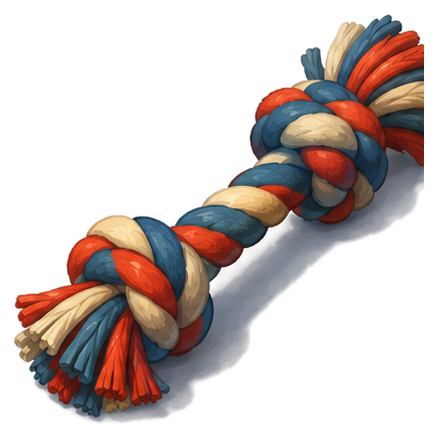
#> input picture unity/CheddarAndCocoa/Assets/Art/Resources/ArenaFinal/Props/Mission/rope_tug.png, 436 x 437 px
$ python generate_rope_complete_variant.py
#> lines starting #> are read from the running program, lines starting #| are printed output that depends on the picture
#!/usr/bin/env python3
"""Derive a visually distinct "rope complete" sprite from the exported rope_tug sprite.

`export_arena_final.py`'s EXPORTS table crops rope_tug.png and rope_complete.png from the
identical box on the source sheet (there is only one rope illustration on props.png), so the
two files were byte-identical: BackyardRescueArtEnhancer swaps the rope overlay to
RopeComplete on tug clear, but the prop looked exactly the same before and after the payoff
(docs/ARENA-PLAYABLE.md "Final polish still needed: rope tug/complete source poses").

Run this after export_arena_final.py (it reads that script's rope_tug.png output). It does not
touch the source sheet or the crop box; it only re-derives the complete variant with a golden
success tint and a couple of sparkle accents, matching the existing success/gold VFX language
(e.g. BackyardRescueArtEnhancer's TugTogether pop color).
"""

from __future__ import annotations

from pathlib import Path

from PIL import Image, ImageDraw, ImageEnhance

ROOT = Path(__file__).resolve().parents[2]
PROP_DIR = ROOT / "unity/CheddarAndCocoa/Assets/Art/Resources/ArenaFinal/Props/Mission"
SOURCE = PROP_DIR / "rope_tug.png"
OUTPUT = PROP_DIR / "rope_complete.png"

GOLD_TINT = (255, 214, 89)


def sparkle(draw: ImageDraw.ImageDraw, cx: int, cy: int, size: int) -> None:
    """A small 4-point sparkle, matching the success/celebration accents used elsewhere."""
    draw.polygon(
        [(cx, cy - size), (cx + size // 3, cy - size // 3), (cx + size, cy),
         (cx + size // 3, cy + size // 3), (cx, cy + size), (cx - size // 3, cy + size // 3),
         (cx - size, cy), (cx - size // 3, cy - size // 3)],
        fill=(255, 246, 214, 235),
    )


def main() -> None:
    with Image.open(SOURCE) as opened:
#> opened is the input picture: PIL image 436x437 RGBA; mean R, G, B, A 55.3, 44.2, 41.3, 101.1
        rope = opened.convert("RGBA")

    alpha = rope.getchannel("A")
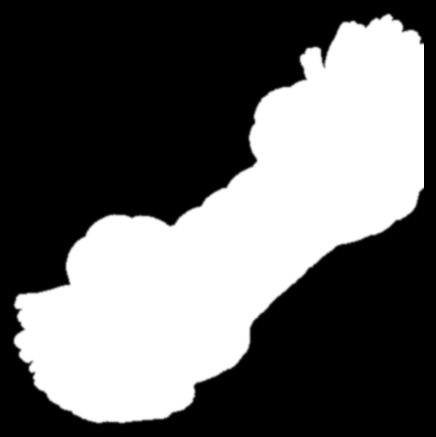
#> alpha: PIL image 436x437 L; min 0, max 255, mean 101.1
    tinted = ImageEnhance.Color(rope.convert("RGB")).enhance(1.35)
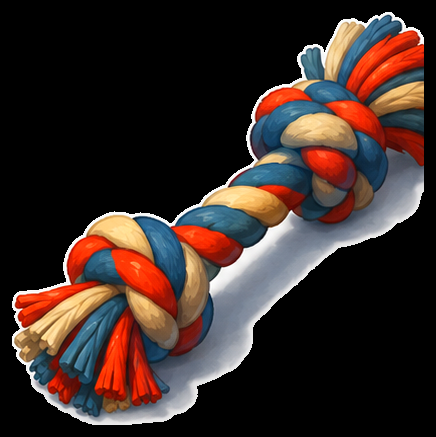
#> tinted: PIL image 436x437 RGB; mean R, G, B 57.6, 43, 39.1
    tinted = ImageEnhance.Brightness(tinted).enhance(1.12)
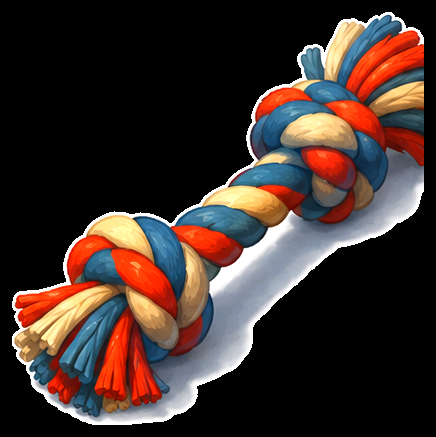
#> tinted: PIL image 436x437 RGB; mean R, G, B 62.5, 47.6, 43.2
    gold = Image.new("RGB", rope.size, GOLD_TINT)
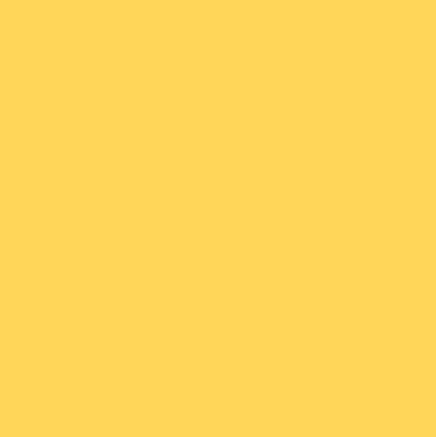
#> gold: PIL image 436x437 RGB; mean R, G, B 255, 214, 89
    warmed = Image.blend(tinted, gold, 0.22)
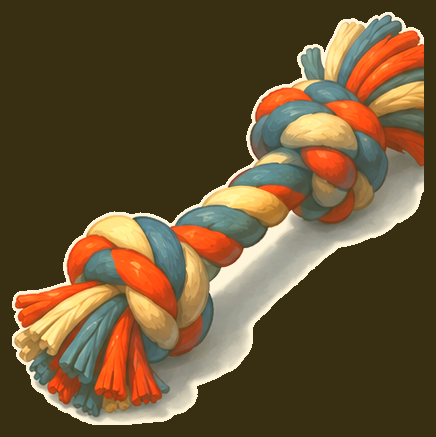
#> warmed: PIL image 436x437 RGB; mean R, G, B 104.6, 84, 52.8
    warmed = warmed.convert("RGBA")
#> warmed: PIL image 436x437 RGBA
    warmed.putalpha(alpha)
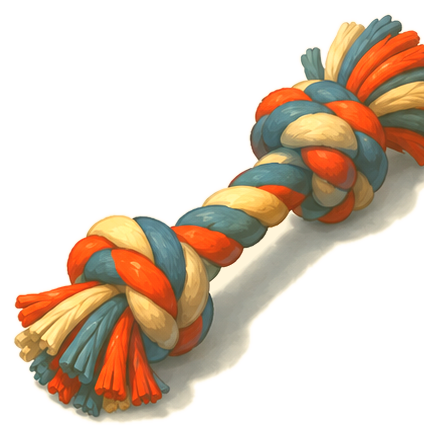
#> warmed: PIL image 436x437 RGBA; mean R, G, B, A 104.6, 84, 52.8, 101.1; transparent parts drawn white

    draw = ImageDraw.Draw(warmed)
    width, height = warmed.size
#> width = 436; height = 437
    sparkle(draw, round(width * 0.14), round(height * 0.16), 20)
    sparkle(draw, round(width * 0.86), round(height * 0.22), 15)
    sparkle(draw, round(width * 0.78), round(height * 0.82), 17)

    warmed.save(OUTPUT, optimize=True)
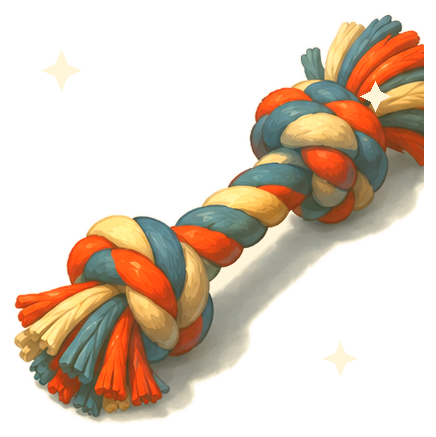
#> saved as rope_complete.png: PIL image 436x437 RGBA; mean R, G, B, A 105.7, 85.1, 53.9, 102.2; transparent parts drawn white
    print(f"Wrote {OUTPUT.relative_to(ROOT)}")


if __name__ == "__main__":
    main()

$ run again, with unity/CheddarAndCocoa/Assets/Art/Resources/ArenaFinal/Props/Mission/dog_bowl.png copied over unity/CheddarAndCocoa/Assets/Art/Resources/ArenaFinal/Props/Mission/rope_tug.png
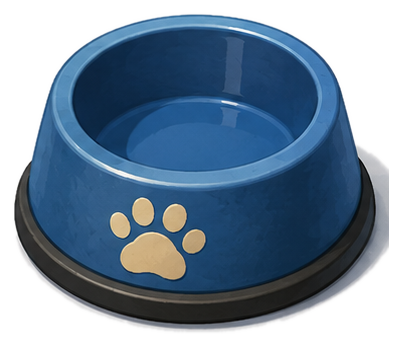
#> input picture unity/CheddarAndCocoa/Assets/Art/Resources/ArenaFinal/Props/Mission/dog_bowl.png, 401 x 346 px
#> in main, opened is the input picture: PIL image 401x346 RGBA; mean R, G, B, A 42.7, 62.8, 82.4, 173.1
#> in main, `tinted = ImageEnhance.Brightness(tinted).enhance(1.12)`:
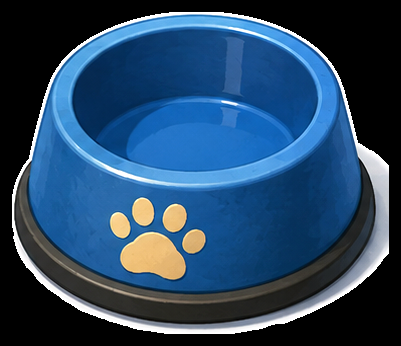
#> tinted: PIL image 401x346 RGB; mean R, G, B 40.4, 70.9, 100.4
#> in main, `warmed.save(OUTPUT, optimize=True)`:
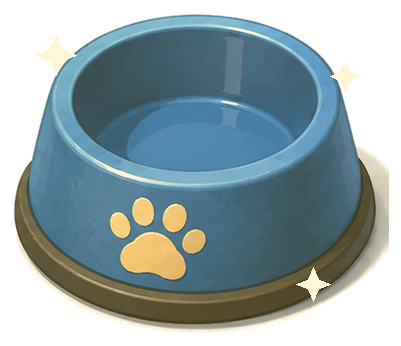
#> saved as rope_complete.png: PIL image 401x346 RGBA; mean R, G, B, A 88.7, 103.5, 98.8, 174.4; transparent parts drawn white

$ run again, with unity/CheddarAndCocoa/Assets/Art/Resources/ArenaFinal/Props/Mission/weenie_collectible.png copied over unity/CheddarAndCocoa/Assets/Art/Resources/ArenaFinal/Props/Mission/rope_tug.png
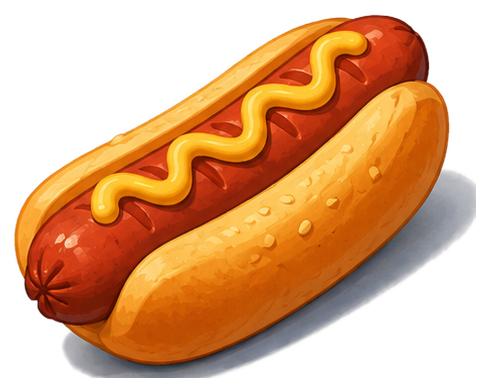
#> input picture unity/CheddarAndCocoa/Assets/Art/Resources/ArenaFinal/Props/Mission/weenie_collectible.png, 488 x 390 px
#> in main, opened is the input picture: PIL image 488x390 RGBA; mean R, G, B, A 119.7, 70.2, 30.9, 149.9
#> in main, `tinted = ImageEnhance.Brightness(tinted).enhance(1.12)`:
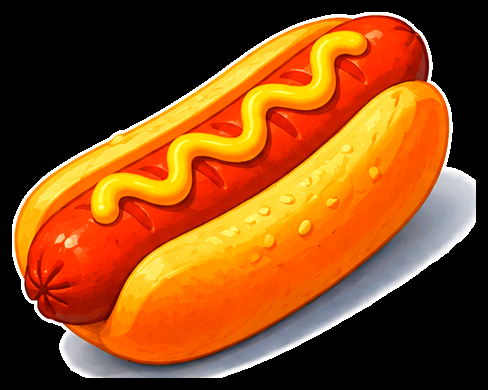
#> tinted: PIL image 488x390 RGB; mean R, G, B 137.7, 73.7, 23.1
#> in main, `warmed.save(OUTPUT, optimize=True)`:
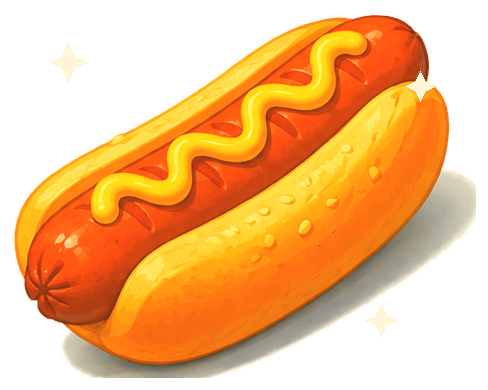
#> saved as rope_complete.png: PIL image 488x390 RGBA; mean R, G, B, A 164.3, 105.3, 38.3, 151; transparent parts drawn white
